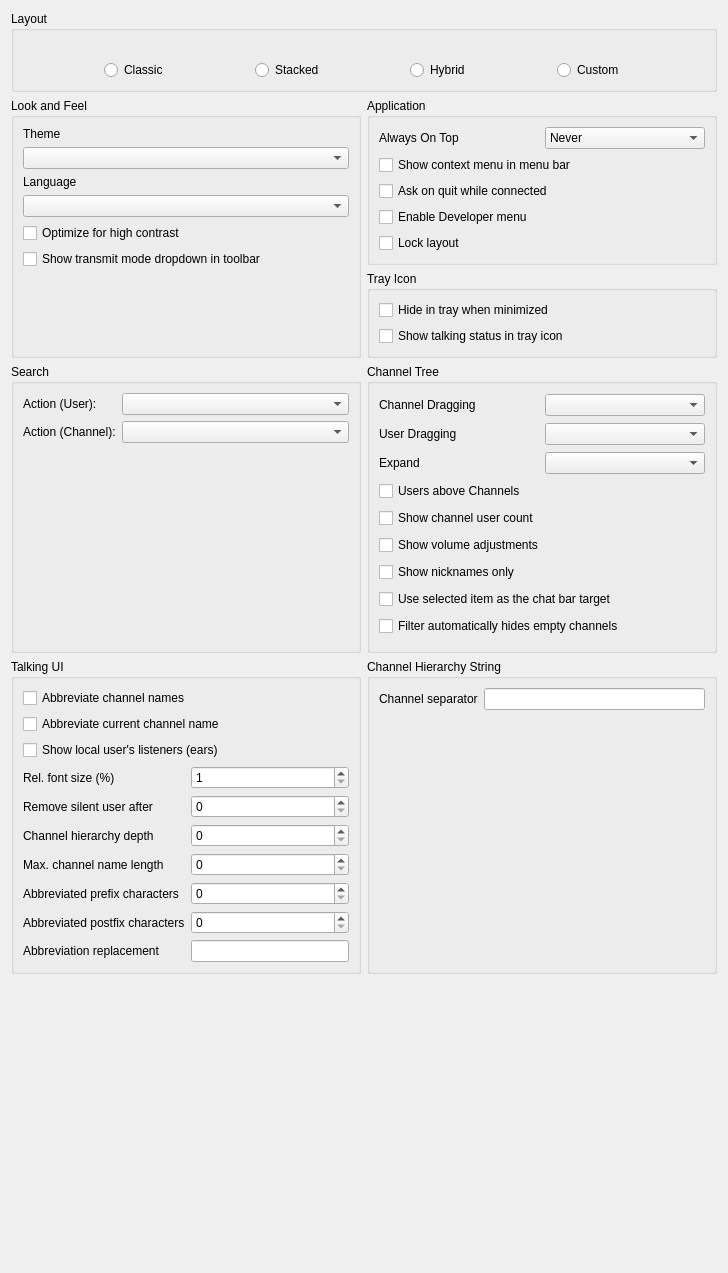
<?xml version="1.0" encoding="UTF-8"?>
<ui version="4.0">
 <class>LookConfig</class>
 <widget class="QWidget" name="LookConfig">
  <property name="geometry">
   <rect>
    <x>0</x>
    <y>0</y>
    <width>728</width>
    <height>1273</height>
   </rect>
  </property>
  <property name="windowTitle">
   <string notr="true">Form</string>
  </property>
  <layout class="QGridLayout" name="gridLayout_4">
   <item row="3" column="1">
    <widget class="QGroupBox" name="qgbChannel">
     <property name="title">
      <string>Channel Tree</string>
     </property>
     <layout class="QGridLayout" name="gridLayout_2" columnstretch="0,0">
      <item row="8" column="0" colspan="2">
       <widget class="QCheckBox" name="qcbFilterHidesEmptyChannels">
        <property name="text">
         <string>Filter automatically hides empty channels</string>
        </property>
       </widget>
      </item>
      <item row="2" column="1">
       <widget class="MUComboBox" name="qcbExpand">
        <property name="toolTip">
         <string>When to automatically expand channels</string>
        </property>
        <property name="whatsThis">
         <string>This sets which channels to automatically expand. &lt;i&gt;None&lt;/i&gt; and &lt;i&gt;All&lt;/i&gt; will expand no or all channels, while &lt;i&gt;Only with users&lt;/i&gt; will expand and collapse channels as users join and leave them.</string>
        </property>
       </widget>
      </item>
      <item row="1" column="1">
       <widget class="MUComboBox" name="qcbUserDrag">
        <property name="toolTip">
         <string>This changes the behavior when moving users.</string>
        </property>
        <property name="whatsThis">
         <string>This sets the behavior of user drags; it can be used to prevent accidental dragging. &lt;i&gt;Move&lt;/i&gt; moves the user without prompting. &lt;i&gt;Do Nothing&lt;/i&gt; does nothing and prints an error message. &lt;i&gt;Ask&lt;/i&gt; uses a message box to confirm if you really wanted to move the user.</string>
        </property>
       </widget>
      </item>
      <item row="1" column="0">
       <widget class="QLabel" name="qliUserDrag">
        <property name="text">
         <string>User Dragging</string>
        </property>
       </widget>
      </item>
      <item row="0" column="0">
       <widget class="QLabel" name="qliChannelDrag">
        <property name="text">
         <string>Channel Dragging</string>
        </property>
       </widget>
      </item>
      <item row="7" column="0" colspan="2">
       <widget class="QCheckBox" name="qcbChatBarUseSelection">
        <property name="text">
         <string>Use selected item as the chat bar target</string>
        </property>
       </widget>
      </item>
      <item row="2" column="0">
       <widget class="QLabel" name="qliExpand">
        <property name="text">
         <string>Expand</string>
        </property>
       </widget>
      </item>
      <item row="4" column="0" colspan="2">
       <widget class="QCheckBox" name="qcbShowUserCount">
        <property name="toolTip">
         <string>Show number of users in each channel</string>
        </property>
        <property name="text">
         <string>Show channel user count</string>
        </property>
       </widget>
      </item>
      <item row="0" column="1">
       <widget class="MUComboBox" name="qcbChannelDrag">
        <property name="toolTip">
         <string>This changes the behavior when moving channels.</string>
        </property>
        <property name="whatsThis">
         <string>This sets the behavior of channel drags; it can be used to prevent accidental dragging. &lt;i&gt;Move&lt;/i&gt; moves the channel without prompting. &lt;i&gt;Do Nothing&lt;/i&gt; does nothing and prints an error message. &lt;i&gt;Ask&lt;/i&gt; uses a message box to confirm if you really wanted to move the channel.</string>
        </property>
       </widget>
      </item>
      <item row="3" column="0" colspan="2">
       <widget class="QCheckBox" name="qcbUsersTop">
        <property name="toolTip">
         <string>List users above subchannels (requires restart).</string>
        </property>
        <property name="whatsThis">
         <string>&lt;b&gt;If set, users will be shown above subchannels in the channel view.&lt;/b&gt;&lt;br /&gt;A restart of Mumble is required to see the change.</string>
        </property>
        <property name="text">
         <string>Users above Channels</string>
        </property>
       </widget>
      </item>
      <item row="5" column="0" colspan="2">
       <widget class="QCheckBox" name="qcbShowVolumeAdjustments">
        <property name="toolTip">
         <string>Show the local volume adjustment for each user (if any).</string>
        </property>
        <property name="text">
         <string>Show volume adjustments</string>
        </property>
       </widget>
      </item>
      <item row="6" column="0" colspan="2">
       <widget class="QCheckBox" name="qcbShowNicknamesOnly">
        <property name="toolTip">
         <string>Hide the username for each user if they have a nickname.</string>
        </property>
        <property name="text">
         <string>Show nicknames only</string>
        </property>
       </widget>
      </item>
     </layout>
    </widget>
   </item>
   <item row="6" column="1">
    <spacer name="horizontalSpacer">
     <property name="orientation">
      <enum>Qt::Horizontal</enum>
     </property>
     <property name="sizeHint" stdset="0">
      <size>
       <width>40</width>
       <height>20</height>
      </size>
     </property>
    </spacer>
   </item>
   <item row="6" column="0">
    <spacer name="verticalSpacer_2">
     <property name="orientation">
      <enum>Qt::Vertical</enum>
     </property>
     <property name="sizeHint" stdset="0">
      <size>
       <width>20</width>
       <height>40</height>
      </size>
     </property>
    </spacer>
   </item>
   <item row="0" column="0" colspan="2">
    <widget class="QGroupBox" name="qgbLayout">
     <property name="title">
      <string>Layout</string>
     </property>
     <layout class="QGridLayout" name="gridLayoutLayout">
      <item row="0" column="5">
       <widget class="QLabel" name="qlLHybrid">
        <property name="sizePolicy">
         <sizepolicy hsizetype="Preferred" vsizetype="Preferred">
          <horstretch>0</horstretch>
          <verstretch>0</verstretch>
         </sizepolicy>
        </property>
        <property name="text">
         <string/>
        </property>
        <property name="pixmap">
         <pixmap>skin:layout_hybrid.svg</pixmap>
        </property>
        <property name="scaledContents">
         <bool>false</bool>
        </property>
       </widget>
      </item>
      <item row="1" column="5">
       <widget class="QRadioButton" name="qrbLHybrid">
        <property name="sizePolicy">
         <sizepolicy hsizetype="Preferred" vsizetype="Fixed">
          <horstretch>0</horstretch>
          <verstretch>0</verstretch>
         </sizepolicy>
        </property>
        <property name="text">
         <string>Hybrid</string>
        </property>
        <property name="iconSize">
         <size>
          <width>64</width>
          <height>64</height>
         </size>
        </property>
       </widget>
      </item>
      <item row="1" column="7">
       <widget class="QRadioButton" name="qrbLCustom">
        <property name="sizePolicy">
         <sizepolicy hsizetype="Preferred" vsizetype="Fixed">
          <horstretch>0</horstretch>
          <verstretch>0</verstretch>
         </sizepolicy>
        </property>
        <property name="text">
         <string>Custom</string>
        </property>
       </widget>
      </item>
      <item row="0" column="7">
       <widget class="QLabel" name="qlLCustom">
        <property name="text">
         <string/>
        </property>
        <property name="pixmap">
         <pixmap>skin:layout_custom.svg</pixmap>
        </property>
       </widget>
      </item>
      <item row="1" column="3">
       <widget class="QRadioButton" name="qrbLStacked">
        <property name="sizePolicy">
         <sizepolicy hsizetype="Preferred" vsizetype="Fixed">
          <horstretch>0</horstretch>
          <verstretch>0</verstretch>
         </sizepolicy>
        </property>
        <property name="text">
         <string>Stacked</string>
        </property>
        <property name="iconSize">
         <size>
          <width>64</width>
          <height>64</height>
         </size>
        </property>
       </widget>
      </item>
      <item row="1" column="1">
       <widget class="QRadioButton" name="qrbLClassic">
        <property name="sizePolicy">
         <sizepolicy hsizetype="Preferred" vsizetype="Fixed">
          <horstretch>0</horstretch>
          <verstretch>0</verstretch>
         </sizepolicy>
        </property>
        <property name="text">
         <string>Classic</string>
        </property>
        <property name="iconSize">
         <size>
          <width>64</width>
          <height>64</height>
         </size>
        </property>
       </widget>
      </item>
      <item row="1" column="2">
       <spacer name="horizontalSpacer_4">
        <property name="orientation">
         <enum>Qt::Horizontal</enum>
        </property>
        <property name="sizeHint" stdset="0">
         <size>
          <width>40</width>
          <height>20</height>
         </size>
        </property>
       </spacer>
      </item>
      <item row="0" column="1">
       <widget class="QLabel" name="qlLClassic">
        <property name="sizePolicy">
         <sizepolicy hsizetype="Preferred" vsizetype="Preferred">
          <horstretch>0</horstretch>
          <verstretch>0</verstretch>
         </sizepolicy>
        </property>
        <property name="pixmap">
         <pixmap>skin:layout_classic.svg</pixmap>
        </property>
       </widget>
      </item>
      <item row="0" column="3">
       <widget class="QLabel" name="qlLStacked">
        <property name="sizePolicy">
         <sizepolicy hsizetype="Preferred" vsizetype="Preferred">
          <horstretch>0</horstretch>
          <verstretch>0</verstretch>
         </sizepolicy>
        </property>
        <property name="text">
         <string/>
        </property>
        <property name="pixmap">
         <pixmap>skin:layout_stacked.svg</pixmap>
        </property>
       </widget>
      </item>
      <item row="1" column="4">
       <spacer name="horizontalSpacer_5">
        <property name="orientation">
         <enum>Qt::Horizontal</enum>
        </property>
        <property name="sizeHint" stdset="0">
         <size>
          <width>40</width>
          <height>20</height>
         </size>
        </property>
       </spacer>
      </item>
      <item row="1" column="0">
       <spacer name="horizontalSpacer_2">
        <property name="orientation">
         <enum>Qt::Horizontal</enum>
        </property>
        <property name="sizeHint" stdset="0">
         <size>
          <width>40</width>
          <height>20</height>
         </size>
        </property>
       </spacer>
      </item>
      <item row="1" column="8">
       <spacer name="horizontalSpacer_3">
        <property name="orientation">
         <enum>Qt::Horizontal</enum>
        </property>
        <property name="sizeHint" stdset="0">
         <size>
          <width>40</width>
          <height>20</height>
         </size>
        </property>
       </spacer>
      </item>
      <item row="1" column="6">
       <spacer name="horizontalSpacer_6">
        <property name="orientation">
         <enum>Qt::Horizontal</enum>
        </property>
        <property name="sizeHint" stdset="0">
         <size>
          <width>40</width>
          <height>20</height>
         </size>
        </property>
       </spacer>
      </item>
     </layout>
    </widget>
   </item>
   <item row="2" column="1">
    <widget class="QGroupBox" name="qgbTray">
     <property name="title">
      <string>Tray Icon</string>
     </property>
     <layout class="QVBoxLayout" name="verticalLayout">
      <item>
       <widget class="QCheckBox" name="qcbHideTray">
        <property name="toolTip">
         <string>Hide the main Mumble window in the tray when it is minimized.</string>
        </property>
        <property name="whatsThis">
         <string>&lt;b&gt;If set, minimizing the Mumble main window will cause it to be hidden and accessible only from the tray. Otherwise, it will be minimized as a window normally would.&lt;/b&gt;</string>
        </property>
        <property name="text">
         <string>Hide in tray when minimized</string>
        </property>
       </widget>
      </item>
      <item>
       <widget class="QCheckBox" name="qcbStateInTray">
        <property name="toolTip">
         <string>Displays talking status in system tray</string>
        </property>
        <property name="whatsThis">
         <string/>
        </property>
        <property name="text">
         <string>Show talking status in tray icon</string>
        </property>
       </widget>
      </item>
     </layout>
    </widget>
   </item>
   <item row="1" column="1">
    <widget class="QGroupBox" name="qgbApplication">
     <property name="title">
      <string>Application</string>
     </property>
     <layout class="QGridLayout" name="gridLayout_3" columnstretch="0,0">
      <item row="0" column="0">
       <widget class="QLabel" name="qliAlwaysOnTop">
        <property name="text">
         <string>Always On Top</string>
        </property>
       </widget>
      </item>
      <item row="0" column="1">
       <widget class="MUComboBox" name="qcbAlwaysOnTop">
        <property name="toolTip">
         <string>This setting controls when the application will be always on top.</string>
        </property>
        <property name="whatsThis">
         <string>This setting controls in which situations the application will stay always on top. If you select &lt;i&gt;Never&lt;/i&gt; the application will not stay on top. &lt;i&gt;Always&lt;/i&gt; will always keep the application on top. &lt;i&gt;In minimal view&lt;/i&gt; / &lt;i&gt;In normal view&lt;/i&gt; will only keep the application always on top when minimal view is activated / deactivated.</string>
        </property>
        <item>
         <property name="text">
          <string>Never</string>
         </property>
        </item>
        <item>
         <property name="text">
          <string>Always</string>
         </property>
        </item>
        <item>
         <property name="text">
          <string>In minimal view</string>
         </property>
        </item>
        <item>
         <property name="text">
          <string>In normal view</string>
         </property>
        </item>
       </widget>
      </item>
      <item row="1" column="0" colspan="2">
       <widget class="QCheckBox" name="qcbShowContextMenuInMenuBar">
        <property name="toolTip">
         <string>Adds user and channel context menus into the menu bar</string>
        </property>
        <property name="text">
         <string>Show context menu in menu bar</string>
        </property>
       </widget>
      </item>
      <item row="2" column="0" colspan="2">
       <widget class="QCheckBox" name="qcbAskOnQuit">
        <property name="toolTip">
         <string>Ask whether to close or minimize when quitting Mumble.</string>
        </property>
        <property name="whatsThis">
         <string>&lt;b&gt;If set, will verify you want to quit if connected.&lt;/b&gt;</string>
        </property>
        <property name="text">
         <string>Ask on quit while connected</string>
        </property>
       </widget>
      </item>
      <item row="3" column="0" colspan="2">
       <widget class="QCheckBox" name="qcbEnableDeveloperMenu">
        <property name="whatsThis">
         <string>&lt;b&gt;Enable Developer menu&lt;/b&gt;&lt;br /&gt;This enables the &quot;Developer&quot;-menu in Mumble. This menu is used for developer-specific features, such as the Developer Console.</string>
        </property>
        <property name="text">
         <string>Enable Developer menu</string>
        </property>
       </widget>
      </item>
      <item row="4" column="0" colspan="2">
       <widget class="QCheckBox" name="qcbLockLayout">
        <property name="whatsThis">
         <string>When in custom layout mode, checking this disables rearranging.</string>
        </property>
        <property name="text">
         <string>Lock layout</string>
        </property>
       </widget>
      </item>
     </layout>
    </widget>
   </item>
   <item row="5" column="1">
    <widget class="QGroupBox" name="qgbChannelHierarchyString">
     <property name="title">
      <string>Channel Hierarchy String</string>
     </property>
     <layout class="QFormLayout" name="formLayout">
      <item row="0" column="0">
       <widget class="QLabel" name="qlChannelSeparator">
        <property name="toolTip">
         <string>String to separate a channel name from its parent's.</string>
        </property>
        <property name="text">
         <string>Channel separator</string>
        </property>
       </widget>
      </item>
      <item row="0" column="1">
       <widget class="QLineEdit" name="qleChannelSeparator">
        <property name="sizePolicy">
         <sizepolicy hsizetype="Expanding" vsizetype="Fixed">
          <horstretch>0</horstretch>
          <verstretch>0</verstretch>
         </sizepolicy>
        </property>
        <property name="toolTip">
         <string>String to separate a channel name from its parent's.</string>
        </property>
       </widget>
      </item>
     </layout>
    </widget>
   </item>
   <item row="5" column="0">
    <widget class="QGroupBox" name="groupBox">
     <property name="sizePolicy">
      <sizepolicy hsizetype="Minimum" vsizetype="Preferred">
       <horstretch>0</horstretch>
       <verstretch>0</verstretch>
      </sizepolicy>
     </property>
     <property name="title">
      <string>Talking UI</string>
     </property>
     <property name="flat">
      <bool>false</bool>
     </property>
     <property name="checkable">
      <bool>false</bool>
     </property>
     <layout class="QGridLayout" name="gridLayout_5">
      <property name="horizontalSpacing">
       <number>6</number>
      </property>
      <item row="10" column="0">
       <widget class="QLabel" name="qlPostfixCharCount">
        <property name="toolTip">
         <string>How many characters from the original name to display at the end of an abbreviated name.</string>
        </property>
        <property name="text">
         <string>Abbreviated postfix characters</string>
        </property>
       </widget>
      </item>
      <item row="8" column="1">
       <widget class="QSpinBox" name="qsbMaxNameLength">
        <property name="toolTip">
         <string>The preferred maximum length of a channel (hierarchy) name in the Talking UI. Note that this is not a hard limit though.</string>
        </property>
       </widget>
      </item>
      <item row="0" column="0" colspan="2">
       <widget class="QCheckBox" name="qcbAbbreviateChannelNames">
        <property name="toolTip">
         <string>Whether the channel (hierarchy) name should be abbreviated, if it exceeds the specified maximum length.</string>
        </property>
        <property name="text">
         <string>Abbreviate channel names</string>
        </property>
       </widget>
      </item>
      <item row="1" column="0" colspan="2">
       <widget class="QCheckBox" name="qcbAbbreviateCurrentChannel">
        <property name="toolTip">
         <string>Whether to also allow abbreviating the current channel of a user (instead of only its parent channels).</string>
        </property>
        <property name="text">
         <string>Abbreviate current channel name</string>
        </property>
       </widget>
      </item>
      <item row="9" column="1">
       <widget class="QSpinBox" name="qsbPrefixCharCount">
        <property name="toolTip">
         <string>How many characters from the original name to display at the beginning of an abbreviated name.</string>
        </property>
       </widget>
      </item>
      <item row="8" column="0">
       <widget class="QLabel" name="qlMaxNameLength">
        <property name="toolTip">
         <string>The preferred maximum length of a channel (hierarchy) name in the Talking UI. Note that this is not a hard limit though.</string>
        </property>
        <property name="text">
         <string>Max. channel name length</string>
        </property>
       </widget>
      </item>
      <item row="4" column="1">
       <widget class="QSpinBox" name="qsbSilentUserLifetime">
        <property name="sizePolicy">
         <sizepolicy hsizetype="Preferred" vsizetype="Fixed">
          <horstretch>0</horstretch>
          <verstretch>0</verstretch>
         </sizepolicy>
        </property>
        <property name="toolTip">
         <string>A user that is silent for the given amount of seconds will be removed from the Talkin UI.</string>
        </property>
       </widget>
      </item>
      <item row="12" column="0">
       <widget class="QLabel" name="qlAbbreviationReplacement">
        <property name="toolTip">
         <string>String that gets used instead of the cut-out part of an abbreviated name.</string>
        </property>
        <property name="text">
         <string>Abbreviation replacement</string>
        </property>
       </widget>
      </item>
      <item row="12" column="1">
       <widget class="QLineEdit" name="qleAbbreviationReplacement">
        <property name="sizePolicy">
         <sizepolicy hsizetype="Preferred" vsizetype="Fixed">
          <horstretch>0</horstretch>
          <verstretch>0</verstretch>
         </sizepolicy>
        </property>
        <property name="toolTip">
         <string>String that gets used instead of the cut-out part of an abbreviated name.</string>
        </property>
       </widget>
      </item>
      <item row="3" column="0">
       <widget class="QLabel" name="qlRelFontSize">
        <property name="toolTip">
         <string>Relative font size to use in the Talking UI in percent.</string>
        </property>
        <property name="text">
         <string>Rel. font size (%)</string>
        </property>
       </widget>
      </item>
      <item row="3" column="1">
       <widget class="QSpinBox" name="qsbRelFontSize">
        <property name="toolTip">
         <string>Relative font size to use in the Talking UI in percent.</string>
        </property>
        <property name="minimum">
         <number>1</number>
        </property>
        <property name="maximum">
         <number>500</number>
        </property>
       </widget>
      </item>
      <item row="4" column="0">
       <widget class="QLabel" name="qlSilentUserLifetime">
        <property name="sizePolicy">
         <sizepolicy hsizetype="Preferred" vsizetype="Preferred">
          <horstretch>0</horstretch>
          <verstretch>0</verstretch>
         </sizepolicy>
        </property>
        <property name="toolTip">
         <string>A user that is silent for the given amount of seconds will be removed from the Talkin UI.</string>
        </property>
        <property name="text">
         <string>Remove silent user after</string>
        </property>
       </widget>
      </item>
      <item row="6" column="1">
       <widget class="QSpinBox" name="qsbChannelHierarchyDepth">
        <property name="toolTip">
         <string>The names of how many parent channels should be included in the channel's name when displaying it in the TalkingUI?</string>
        </property>
       </widget>
      </item>
      <item row="10" column="1">
       <widget class="QSpinBox" name="qsbPostfixCharCount">
        <property name="toolTip">
         <string>How many characters from the original name to display at the end of an abbreviated name.</string>
        </property>
       </widget>
      </item>
      <item row="2" column="0" colspan="2">
       <widget class="QCheckBox" name="qcbShowLocalListeners">
        <property name="toolTip">
         <string>Whether to show all of the local user's listeners (ears) in the TalkingUI (and thereby also the channels they are in). </string>
        </property>
        <property name="text">
         <string>Show local user's listeners (ears)</string>
        </property>
       </widget>
      </item>
      <item row="9" column="0">
       <widget class="QLabel" name="qlPrefixCharCount">
        <property name="toolTip">
         <string>How many characters from the original name to display at the beginning of an abbreviated name.</string>
        </property>
        <property name="text">
         <string>Abbreviated prefix characters</string>
        </property>
       </widget>
      </item>
      <item row="6" column="0">
       <widget class="QLabel" name="qlChannelHierarchyDepth">
        <property name="toolTip">
         <string>The names of how many parent channels should be included in the channel's name when displaying it in the TalkingUI?</string>
        </property>
        <property name="text">
         <string>Channel hierarchy depth</string>
        </property>
       </widget>
      </item>
     </layout>
    </widget>
   </item>
   <item row="1" column="0" rowspan="2">
    <widget class="QGroupBox" name="qgbLookFeel">
     <property name="title">
      <string>Look and Feel</string>
     </property>
     <layout class="QGridLayout" name="gridLayout">
      <item row="3" column="0" colspan="2">
       <widget class="MUComboBox" name="qcbLanguage">
        <property name="toolTip">
         <string>Language to use (requires restart)</string>
        </property>
        <property name="whatsThis">
         <string>&lt;b&gt;This sets which language Mumble should use.&lt;/b&gt;&lt;br /&gt;You have to restart Mumble to use the new language.</string>
        </property>
       </widget>
      </item>
      <item row="0" column="0">
       <widget class="QLabel" name="qliTheme">
        <property name="text">
         <string>Theme</string>
        </property>
       </widget>
      </item>
      <item row="1" column="0" colspan="2">
       <widget class="MUComboBox" name="qcbTheme">
        <property name="sizePolicy">
         <sizepolicy hsizetype="Preferred" vsizetype="Fixed">
          <horstretch>0</horstretch>
          <verstretch>0</verstretch>
         </sizepolicy>
        </property>
        <property name="toolTip">
         <string>Theme to use to style the user interface</string>
        </property>
        <property name="whatsThis">
         <string>&lt;b&gt;Configures which theme the Mumble user interface should be styled with&lt;/b&gt;&lt;br /&gt;Mumble will pick up themes from certain directories and display them in this list. The one you select will be used to customize the visual appearance of Mumble. This includes colors, icons and more.</string>
        </property>
       </widget>
      </item>
      <item row="5" column="0" colspan="2">
       <widget class="QCheckBox" name="qcbShowTransmitModeComboBox">
        <property name="text">
         <string>Show transmit mode dropdown in toolbar</string>
        </property>
       </widget>
      </item>
      <item row="4" column="0" colspan="2">
       <widget class="QCheckBox" name="qcbHighContrast">
        <property name="toolTip">
         <string>Apply some high contrast optimizations for visually impaired users</string>
        </property>
        <property name="text">
         <string>Optimize for high contrast</string>
        </property>
       </widget>
      </item>
      <item row="6" column="0">
       <spacer name="verticalSpacer">
        <property name="orientation">
         <enum>Qt::Vertical</enum>
        </property>
        <property name="sizeHint" stdset="0">
         <size>
          <width>20</width>
          <height>40</height>
         </size>
        </property>
       </spacer>
      </item>
      <item row="2" column="0">
       <widget class="QLabel" name="qliLanguage">
        <property name="text">
         <string>Language</string>
        </property>
        <property name="buddy">
         <cstring>qcbLanguage</cstring>
        </property>
       </widget>
      </item>
      <item row="0" column="1">
       <widget class="QLabel" name="qlThemesDirectory">
        <property name="text">
         <string/>
        </property>
        <property name="alignment">
         <set>Qt::AlignRight|Qt::AlignTrailing|Qt::AlignVCenter</set>
        </property>
       </widget>
      </item>
     </layout>
    </widget>
   </item>
   <item row="3" column="0">
    <widget class="QGroupBox" name="qgbSearch">
     <property name="title">
      <string>Search</string>
     </property>
     <layout class="QGridLayout" name="gridLayout_6">
      <item row="0" column="1">
       <widget class="QComboBox" name="qcbSearchUserAction">
        <property name="sizePolicy">
         <sizepolicy hsizetype="Expanding" vsizetype="Fixed">
          <horstretch>0</horstretch>
          <verstretch>0</verstretch>
         </sizepolicy>
        </property>
        <property name="toolTip">
         <string>The action to perform when a user is activated (via double-click or enter) in the search dialog.</string>
        </property>
       </widget>
      </item>
      <item row="0" column="0">
       <widget class="QLabel" name="qlSearchUserAction">
        <property name="toolTip">
         <string>The action to perform when a user is activated (via double-click or enter) in the search dialog.</string>
        </property>
        <property name="text">
         <string>Action (User):</string>
        </property>
       </widget>
      </item>
      <item row="1" column="1">
       <widget class="QComboBox" name="qcbSearchChannelAction">
        <property name="sizePolicy">
         <sizepolicy hsizetype="Expanding" vsizetype="Fixed">
          <horstretch>0</horstretch>
          <verstretch>0</verstretch>
         </sizepolicy>
        </property>
        <property name="toolTip">
         <string>The action to perform when a channel is activated (via double-click or enter) in the search dialog.</string>
        </property>
       </widget>
      </item>
      <item row="1" column="0">
       <widget class="QLabel" name="qlSearchChannelAction">
        <property name="toolTip">
         <string>The action to perform when a channel is activated (via double-click or enter) in the search dialog.</string>
        </property>
        <property name="text">
         <string>Action (Channel):</string>
        </property>
       </widget>
      </item>
      <item row="2" column="0">
       <spacer name="verticalSpacer_3">
        <property name="orientation">
         <enum>Qt::Vertical</enum>
        </property>
        <property name="sizeHint" stdset="0">
         <size>
          <width>20</width>
          <height>40</height>
         </size>
        </property>
       </spacer>
      </item>
     </layout>
    </widget>
   </item>
  </layout>
 </widget>
 <customwidgets>
  <customwidget>
   <class>MUComboBox</class>
   <extends>QComboBox</extends>
   <header>widgets/MUComboBox.h</header>
  </customwidget>
 </customwidgets>
 <resources/>
 <connections/>
</ui>
